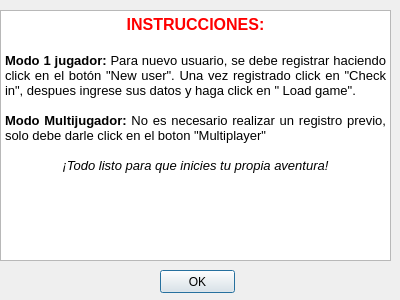
<?xml version="1.0" encoding="UTF-8"?>
<ui version="4.0">
 <class>instructions</class>
 <widget class="QDialog" name="instructions">
  <property name="geometry">
   <rect>
    <x>0</x>
    <y>0</y>
    <width>400</width>
    <height>300</height>
   </rect>
  </property>
  <property name="windowTitle">
   <string>Instructions</string>
  </property>
  <widget class="QTextBrowser" name="textBrowser">
   <property name="geometry">
    <rect>
     <x>0</x>
     <y>10</y>
     <width>391</width>
     <height>251</height>
    </rect>
   </property>
   <property name="html">
    <string>&lt;!DOCTYPE HTML PUBLIC &quot;-//W3C//DTD HTML 4.0//EN&quot; &quot;http://www.w3.org/TR/REC-html40/strict.dtd&quot;&gt;
&lt;html&gt;&lt;head&gt;&lt;meta name=&quot;qrichtext&quot; content=&quot;1&quot; /&gt;&lt;style type=&quot;text/css&quot;&gt;
p, li { white-space: pre-wrap; }
&lt;/style&gt;&lt;/head&gt;&lt;body style=&quot; font-family:'MS Shell Dlg 2'; font-size:8.25pt; font-weight:400; font-style:normal;&quot;&gt;
&lt;p align=&quot;center&quot; style=&quot; margin-top:0px; margin-bottom:0px; margin-left:0px; margin-right:0px; -qt-block-indent:0; text-indent:0px;&quot;&gt;&lt;span style=&quot; font-size:12pt; font-weight:600; color:#ff0000;&quot;&gt;INSTRUCCIONES:&lt;/span&gt;&lt;/p&gt;
&lt;p align=&quot;center&quot; style=&quot;-qt-paragraph-type:empty; margin-top:0px; margin-bottom:0px; margin-left:0px; margin-right:0px; -qt-block-indent:0; text-indent:0px; font-size:12pt; font-weight:600; color:#ff0000;&quot;&gt;&lt;br /&gt;&lt;/p&gt;
&lt;p align=&quot;justify&quot; style=&quot; margin-top:0px; margin-bottom:0px; margin-left:0px; margin-right:0px; -qt-block-indent:0; text-indent:0px;&quot;&gt;&lt;span style=&quot; font-size:10pt; font-weight:600; color:#000000;&quot;&gt;Modo 1 jugador: &lt;/span&gt;&lt;span style=&quot; font-size:10pt; color:#000000;&quot;&gt;Para nuevo usuario, se debe registrar haciendo click en el botón &amp;quot;New user&amp;quot;. Una vez registrado click en &amp;quot;Check in&amp;quot;, despues ingrese sus datos y haga click en &amp;quot; Load game&amp;quot;.&lt;/span&gt;&lt;/p&gt;
&lt;p align=&quot;justify&quot; style=&quot;-qt-paragraph-type:empty; margin-top:0px; margin-bottom:0px; margin-left:0px; margin-right:0px; -qt-block-indent:0; text-indent:0px; font-size:10pt; color:#000000;&quot;&gt;&lt;br /&gt;&lt;/p&gt;
&lt;p align=&quot;justify&quot; style=&quot; margin-top:0px; margin-bottom:0px; margin-left:0px; margin-right:0px; -qt-block-indent:0; text-indent:0px;&quot;&gt;&lt;span style=&quot; font-size:10pt; font-weight:600; color:#000000;&quot;&gt;Modo Multijugador:&lt;/span&gt;&lt;span style=&quot; font-size:10pt; color:#000000;&quot;&gt; No es necesario realizar un registro previo, solo debe darle click en el boton &amp;quot;Multiplayer&amp;quot;&lt;/span&gt;&lt;/p&gt;
&lt;p align=&quot;justify&quot; style=&quot;-qt-paragraph-type:empty; margin-top:0px; margin-bottom:0px; margin-left:0px; margin-right:0px; -qt-block-indent:0; text-indent:0px; font-size:10pt; color:#000000;&quot;&gt;&lt;br /&gt;&lt;/p&gt;
&lt;p align=&quot;center&quot; style=&quot; margin-top:0px; margin-bottom:0px; margin-left:0px; margin-right:0px; -qt-block-indent:0; text-indent:0px;&quot;&gt;&lt;span style=&quot; font-size:10pt; font-style:italic; color:#000000;&quot;&gt;¡Todo listo para que inicies tu propia aventura!&lt;/span&gt;&lt;/p&gt;
&lt;p align=&quot;justify&quot; style=&quot;-qt-paragraph-type:empty; margin-top:0px; margin-bottom:0px; margin-left:0px; margin-right:0px; -qt-block-indent:0; text-indent:0px; font-size:12pt;&quot;&gt;&lt;br /&gt;&lt;/p&gt;
&lt;p align=&quot;justify&quot; style=&quot;-qt-paragraph-type:empty; margin-top:0px; margin-bottom:0px; margin-left:0px; margin-right:0px; -qt-block-indent:0; text-indent:0px; font-size:12pt; font-weight:600;&quot;&gt;&lt;br /&gt;&lt;/p&gt;
&lt;p style=&quot;-qt-paragraph-type:empty; margin-top:0px; margin-bottom:0px; margin-left:0px; margin-right:0px; -qt-block-indent:0; text-indent:0px;&quot;&gt;&lt;br /&gt;&lt;/p&gt;&lt;/body&gt;&lt;/html&gt;</string>
   </property>
  </widget>
  <widget class="QPushButton" name="pushButton">
   <property name="geometry">
    <rect>
     <x>160</x>
     <y>270</y>
     <width>75</width>
     <height>23</height>
    </rect>
   </property>
   <property name="text">
    <string>OK</string>
   </property>
  </widget>
 </widget>
 <resources/>
 <connections/>
</ui>
